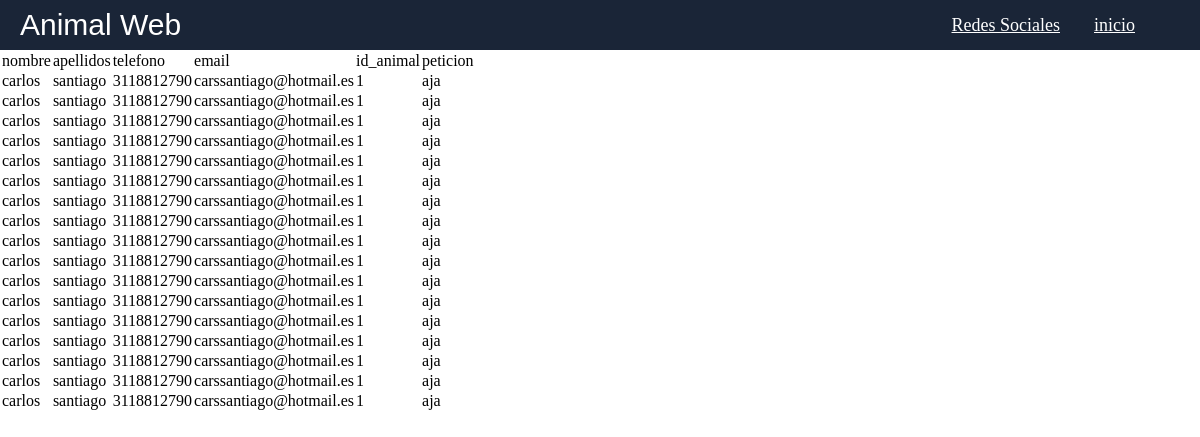
The app's page /productos/panel/peticiones_adopcion/index.php with its own data.
### tables this page shows
CREATE TABLE `enviar` (
  `id` int(11) NOT NULL,
  `nombre` varchar(50) NOT NULL,
  `apellidos` varchar(50) NOT NULL,
  `telefono` varchar(100) NOT NULL,
  `email` varchar(200) NOT NULL,
  `id_animal` int(11) NOT NULL,
  `peticion` varchar(500) NOT NULL
);

### productos/panel/peticiones_adopcion/index.php (the view, shortened to what this page needs)
<?php
$conexion=mysqli_connect("localhost","root","","animalweb");
?>
<!DOCTYPE html>
<html lang="en">
<head>
    <link rel="stylesheet" href="../../../estilos/estilos.css">
</head>
<body>
<nav>
          <label class="logo">Animal Web</label>
          <ul>
              <li><a href="#">Redes Sociales</a>
              </li>
              <li><a href="../dashboard.php">inicio</a></li>
          </ul>
      </nav>
    <table>
    <tr>
        <td>nombre</td>
        <td>apellidos</td>
        <td>telefono</td>
        <td>email</td>
        <td>id_animal</td>
        <td>peticion</td>
    </tr>
    <?php
    $sql="SELECT * FROM enviar ";
    $result=mysqli_query($conexion,$sql);
    while ($mostrar=mysqli_fetch_array($result)){
    ?>
    <tr>
    <td><?php echo $mostrar['nombre'] ?></td>
    <td><?php echo $mostrar['apellidos'] ?></td>
    <td><?php echo $mostrar['telefono'] ?></td>
    <td><?php echo $mostrar['email'] ?></td>
    <td><?php echo $mostrar['id_animal'] ?></td>
    <td><?php echo $mostrar['peticion'] ?></td>
    </tr>
    <?php
    }
    ?>
    </table>
</body>
</html>

### estilos.css (style rules this page uses)
* { margin: 0; padding: 0; list-style: none; }
body { background-color: white; background-size: cover; background-repeat: no-repeat; background-attachment: fixed; background-position: center center; }
nav { height: 50px; background-color: #1a2537; z-index: 1; }
nav .logo { font-family: Verdana, Geneva, Tahoma, sans-serif; font-size:30px; color: white; line-height: 50px; padding-left: 20px; }
nav ul { float: right; margin-right: 50px; z-index: 1; }
nav ul li { display: inline-block; }
nav ul li a { color: white; padding: 0 15px; display: block; line-height:50px; font-size: 18px; background:#1a2537 }

### records on screen
enviar: nombre "carlos", apellidos "santiago", telefono "3118812790", email "carssantiago@hotmail.es", id_animal "1", peticion "aja"
enviar: nombre "carlos", apellidos "santiago", telefono "3118812790", email "carssantiago@hotmail.es", id_animal "1", peticion "aja"
enviar: nombre "carlos", apellidos "santiago", telefono "3118812790", email "carssantiago@hotmail.es", id_animal "1", peticion "aja"
enviar: nombre "carlos", apellidos "santiago", telefono "3118812790", email "carssantiago@hotmail.es", id_animal "1", peticion "aja"
enviar: nombre "carlos", apellidos "santiago", telefono "3118812790", email "carssantiago@hotmail.es", id_animal "1", peticion "aja"
enviar: nombre "carlos", apellidos "santiago", telefono "3118812790", email "carssantiago@hotmail.es", id_animal "1", peticion "aja"
enviar: nombre "carlos", apellidos "santiago", telefono "3118812790", email "carssantiago@hotmail.es", id_animal "1", peticion "aja"
enviar: nombre "carlos", apellidos "santiago", telefono "3118812790", email "carssantiago@hotmail.es", id_animal "1", peticion "aja"
enviar: nombre "carlos", apellidos "santiago", telefono "3118812790", email "carssantiago@hotmail.es", id_animal "1", peticion "aja"
enviar: nombre "carlos", apellidos "santiago", telefono "3118812790", email "carssantiago@hotmail.es", id_animal "1", peticion "aja"
enviar: nombre "carlos", apellidos "santiago", telefono "3118812790", email "carssantiago@hotmail.es", id_animal "1", peticion "aja"
enviar: nombre "carlos", apellidos "santiago", telefono "3118812790", email "carssantiago@hotmail.es", id_animal "1", peticion "aja"
enviar: nombre "carlos", apellidos "santiago", telefono "3118812790", email "carssantiago@hotmail.es", id_animal "1", peticion "aja"
enviar: nombre "carlos", apellidos "santiago", telefono "3118812790", email "carssantiago@hotmail.es", id_animal "1", peticion "aja"
enviar: nombre "carlos", apellidos "santiago", telefono "3118812790", email "carssantiago@hotmail.es", id_animal "1", peticion "aja"
enviar: nombre "carlos", apellidos "santiago", telefono "3118812790", email "carssantiago@hotmail.es", id_animal "1", peticion "aja"
enviar: nombre "carlos", apellidos "santiago", telefono "3118812790", email "carssantiago@hotmail.es", id_animal "1", peticion "aja"
